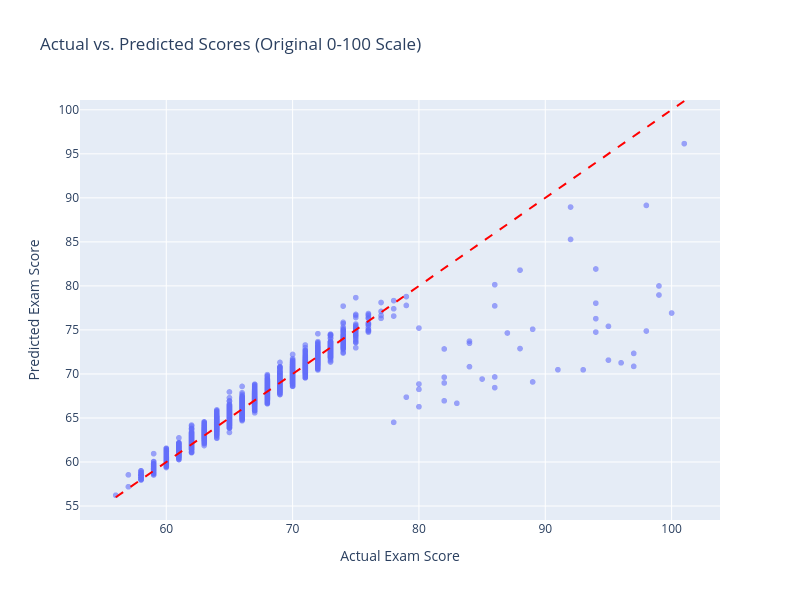

The code cell stored with this chart in its notebook:
### Code cell
import plotly.express as px
import pandas as pd

# 1. Generate predictions on the Training Set
y_train_pred = xgb_model.predict(X_train)

# 2. Organize data into a DataFrame for Plotly
train_plot_data = pd.DataFrame({
    'Actual': y_train,
    'Predicted': y_train_pred
})

# 3. Create the Interactive Scatter Plot
fig = px.scatter(
    train_plot_data, 
    x='Actual', 
    y='Predicted',
    title='Actual vs. Predicted Scores (Training Set)',
    labels={'Actual': 'Actual Exam Score', 'Predicted': 'Predicted Exam Score'},
    opacity=0.6,
    width=800,
    height=600
)

# 4. Add a red dashed diagonal line (The "Perfect Prediction" Line)
# If points fall exactly on this line, the prediction was perfect.
fig.add_shape(
    type="line",
    x0=y_train.min(), y0=y_train.min(),
    x1=y_train.max(), y1=y_train.max(),
    line=dict(color="Red", dash="dash"),
)

# Show the plot
fig.show()

### Figure 1 — Plotly figure (JSON) as saved in the notebook; plotly's stock layout.template omitted (floating-point values rounded to 4 significant figures; data arrays with more than 128 entries replaced by an {"elided": "..."} marker saying what was removed)
{"data": [{"hovertemplate": "Actual Exam Score=%{x}<br>Predicted Exam Score=%{y}<extra></extra>", "legendgroup": "", "marker": {"color": "#636efa", "opacity": 0.6, "symbol": "circle"}, "mode": "markers", "name": "", "showlegend": false, "type": "scattergl", "x": {"elided": "5285 float values"}, "xaxis": "x", "y": {"elided": "5285 float values"}, "yaxis": "y"}], "layout": {"height": 600, "legend": {"tracegroupgap": 0}, "shapes": [{"line": {"color": "Red", "dash": "dash"}, "type": "line", "x0": 56.0, "x1": 101, "y0": 56.0, "y1": 101}], "title": {"text": "Actual vs. Predicted Scores (Original 0-100 Scale)"}, "width": 800, "xaxis": {"anchor": "y", "domain": [0, 1], "title": {"text": "Actual Exam Score"}}, "yaxis": {"anchor": "x", "domain": [0, 1], "title": {"text": "Predicted Exam Score"}}}}
